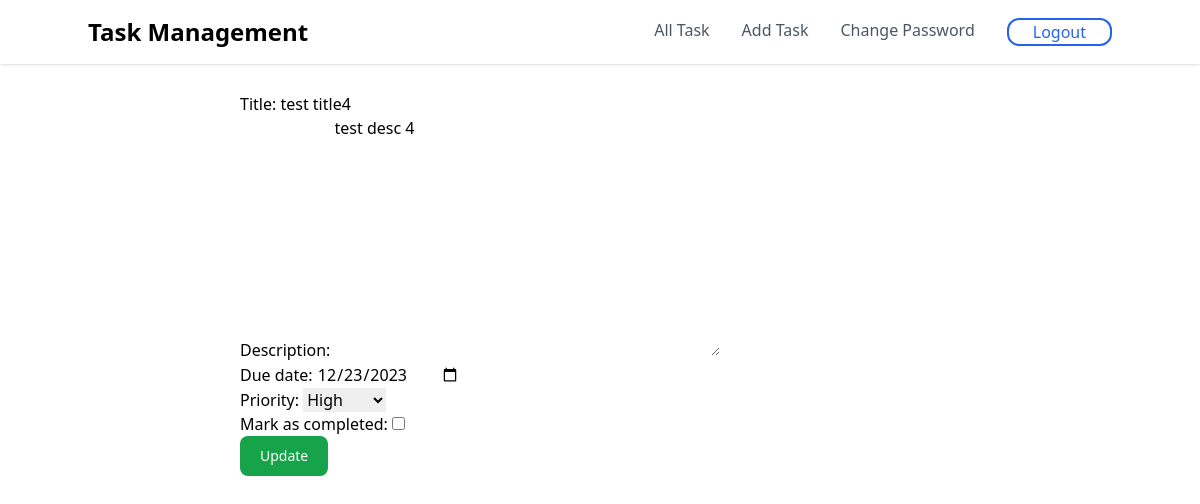
The page /task/8/edit (signed in) on the database its author committed.
### task/models.py (models this page shows, shortened)
class Task(models.Model):
    user = models.ForeignKey(User, on_delete=models.CASCADE)
    title = models.CharField(max_length=255)
    description = models.TextField()
    due_date = models.DateField()
    priority = models.CharField(max_length=30, choices=PRIORITY)
    mark_as_completed = models.BooleanField(default=False)
    created_at = models.DateTimeField(auto_now_add=True)
    updated_at = models.DateTimeField(auto_now=True)

### task/views.py (the view)
# urls.py: path("task/<int:id>/edit", views.edit_task, name="edit_task"),
@login_required(login_url="user_login")
def edit_task(request, id):
    task = Task.objects.get(id=id)
    if request.method == "POST":
        form = TaskEditForm(data=request.POST, instance=task)
        if form.is_valid():
            form.instance.user = request.user
            form.save()
        return redirect("view_task", id=id)
    form = TaskEditForm(instance=task)
    return render(request, "task_edit.html", {"form": form})

### task/forms.py
class TaskEditForm(ModelForm):
    class Meta:
        model = Task
        fields = ["title", "description", "due_date", "priority", "mark_as_completed"]
        widgets = {"due_date": widgets.DateInput(attrs={"type": "date"})}

### templates/task_edit.html (shortened to what this page needs)
{% extends 'base.html' %}
{% load tailwind_filters %}
{% block content %}
<div style="width: 60%;margin: auto;" class="py-5">
    <form method="post">
        {{form|crispy}}
        <button type="submit"
            class="inline-flex items-center text-white bg-green-600 hover:bg-green-700 focus:ring-4 focus:outline-none focus:ring-red-300 font-medium rounded-lg text-sm px-5 py-2.5 text-center dark:bg-red-500 dark:hover:bg-red-600 dark:focus:ring-red-900">
            Update
        </button>
    </form>
</div>
{% endblock %}

### rows shown on the page
Task: title "test title4", description "test desc 4", due_date "12/23/2023", priority "High"
